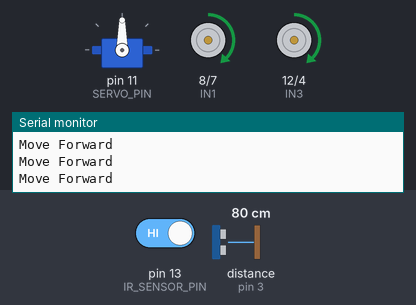
Bench run of a sketch on a simulated Arduino Uno, built with avr-gcc and run on an emulated ATmega328P. Shown: servo, motor-driver pin pairs drawn as motors (green arrow = first pin HIGH = forward, orange = second pin HIGH = backward, longer = more drive, scaled by the enable pin), the last lines printed to the serial monitor. Inputs (shaded band) come from the test bench; at power-on: distance to the obstacle (sensor on pin 3) 80 cm, pin 13 (IR_SENSOR_PIN) HIGH. The echo pulse lasts 58.3 µs per cm.

Above: at 1.2 s.
1.3 s: distance to the obstacle (sensor on pin 3) set to 55 cm
3.0 s: distance to the obstacle (sensor on pin 3) set to 50 cm
At 3.55 s:
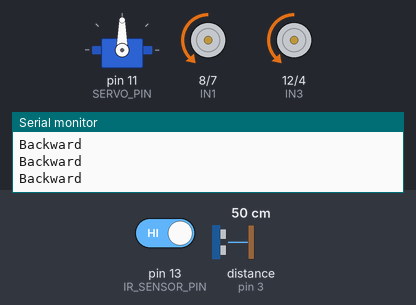
At 4.8 s:
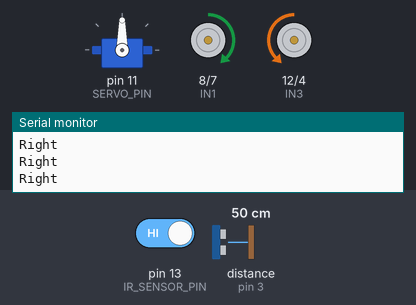
6.0 s: distance to the obstacle (sensor on pin 3) set to 120 cm
At 6.26 s:
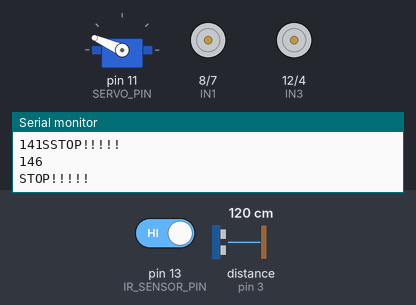
7.8 s: distance to the obstacle (sensor on pin 3) set to 2 cm
At 8.03 s:
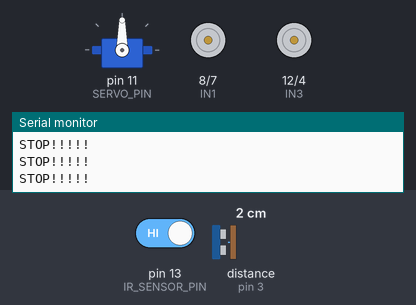
10.8 s: distance to the obstacle (sensor on pin 3) set to 4 cm
13.8 s: distance to the obstacle (sensor on pin 3) set to 60 cm
Timing chart, 0 to 16.7 s (numbered marks = the images above; inputs shaded):
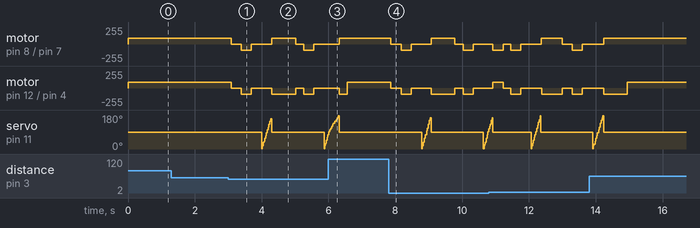

Measured:
- the behaviour switches between 51 and 50 cm on distance to the obstacle (sensor on pin 3) (found by bisection; images 0 and 1)

The sketch:

Rover.ino
```cpp
#include "Utility.hpp"
#include "DCMotor.hpp"


void setup() {
  Serial.begin(9600);

  Utility::createTask();  // Assuming this is properly defined elsewhere
  motor.setupMotors();

}

void loop() {


  switch (Utility::currentDirection)
  {

    case LEFT:
      {motor.turnLeft();
      break;}

    case RIGHT:
      {motor.turnRight();
      break;}

    case BACKWARD:
      {motor.moveBackward();
      break;}

    case STOP:
      {
      motor.moveStop();

      break; }

    case FORWARD:
      {motor.moveForward();
      break;}

    default:
      {motor.moveStop();
      break;}
  }


}
```

DCMotor.cpp
```cpp
#include "DCMotor.hpp"

MotorDriver motor;

void MotorDriver::setupMotors() {
    pinMode(ENA, OUTPUT);
    pinMode(IN1, OUTPUT);
    pinMode(IN2, OUTPUT);
    pinMode(ENB, OUTPUT);
    pinMode(IN3, OUTPUT);
    pinMode(IN4, OUTPUT);
    Serial.println("Motor set up");
    analogWrite(ENA, MOTOR_SPEED);
    analogWrite(ENB, MOTOR_SPEED);
}

void MotorDriver::moveForward() {
    analogWrite(ENA, MOTOR_SPEED);
    analogWrite(ENB, MOTOR_SPEED);
    digitalWrite(IN1, HIGH);
    digitalWrite(IN2, LOW);
    digitalWrite(IN3, HIGH);
    digitalWrite(IN4, LOW);
    Serial.println("Move Forward");
}

void MotorDriver::moveBackward() {
    analogWrite(ENA, MOTOR_SPEED);
    analogWrite(ENB, MOTOR_SPEED);
    digitalWrite(IN1, LOW);
    digitalWrite(IN2, HIGH);
    digitalWrite(IN3, LOW);
    digitalWrite(IN4, HIGH);
    Serial.println("Backward");
}

void MotorDriver::moveStop() {
    digitalWrite(IN1, LOW);
    digitalWrite(IN2, LOW);
    digitalWrite(IN3, LOW);
    digitalWrite(IN4, LOW);
    Serial.println("STOP!!!!!");
}

void MotorDriver::turnRight() {
    analogWrite(ENA, MOTOR_SPEED);
    analogWrite(ENB, MOTOR_SPEED);
    digitalWrite(IN1, HIGH);
    digitalWrite(IN2, LOW);
    digitalWrite(IN3, LOW);
    digitalWrite(IN4, HIGH);
    Serial.println("Right");
    delay(100);
}

void MotorDriver::turnLeft() {
    analogWrite(ENA, MOTOR_SPEED);
    analogWrite(ENB, MOTOR_SPEED);
    digitalWrite(IN1, LOW);
    digitalWrite(IN2, HIGH);
    digitalWrite(IN3, HIGH);
    digitalWrite(IN4, LOW);
    Serial.println("left");
    delay(100);
}
```

DCMotor.hpp
```cpp
#ifndef MOTOR_HPP
#define MOTOR_HPP

#include <Arduino.h>

// Motor A (Left Motor)
#define ENA 6
#define IN1 8
#define IN2 7

// Motor B (Right Motor)
#define ENB 5
#define IN3 12
#define IN4 4

#define MOTOR_SPEED 90

class MotorDriver
{
public:
    void setupMotors();
    void moveForward();
    void moveBackward();
    void moveStop();
    void turnRight();
    void turnLeft();
};

extern MotorDriver motor;

#endif
```

Utility.cpp
```cpp
#include "Utility.hpp"
#include <HCSR04.h>
#include <Servo.h>
#include "DCMotor.hpp"
// #include "Motor.hpp"

static byte triggerPin = 2;
static byte echoPin = 3;
static Servo myservo;

#define IR_SENSOR_PIN 13

SemaphoreHandle_t xSerialSemaphore = NULL;
Direction Utility::currentDirection = UNKNOWN;
int Utility::distanceAtAngle[TOTAL_STEPS] = {0};

UltraSonicDistanceSensor sensor(triggerPin, echoPin);

void Utility::setup() {
    Serial.begin(9600);
    myservo.attach(SERVO_PIN);

    if (xSerialSemaphore == NULL) {
        xSerialSemaphore = xSemaphoreCreateMutex();
        if ((xSerialSemaphore) != NULL)
            xSemaphoreGive(xSerialSemaphore);
    }

    // MotorDriver::setupMotors();
}

void Utility::loop() {
    // This can be empty if task handles logic
}

void Utility::positionInDegree(int positionInDegrees) {
  Serial.println(positionInDegrees);
    myservo.write(positionInDegrees);
    // currentServoAngle = myservo.read();
}

Direction Utility::getDirectionFromAngle(int angle) {
    if (angle > 90)
        return LEFT;
    else if (angle < 90)
        return RIGHT;
    return UNKNOWN;
}

void Utility::createTask() {
    xTaskCreate(
        hcsr04ReadTask,
        "hcsr04ReadTask",
        256,
        NULL,
        1,
        NULL
    );
}

void Utility::hcsr04ReadTask(void* pvParameters)
{
    Utility::setup();
    //  motor.setupMotors();
    for (;;)
    {

         int irValue = digitalRead(IR_SENSOR_PIN);
         Serial.println("IR Value");
         if (irValue == LOW && false)  // Obstacle detected via IR
        {


            // Utility::currentDirection = BACKWARD;
            // // motor.moveStop();
            // vTaskDelay(pdMS_TO_TICKS(300));

            // Utility::currentDirection = STOP;
            // vTaskDelay(pdMS_TO_TICKS(300));

            // int maxDistance = 0;
            // int maxAngle = 0;

            // for (int angle = 1; angle <= 180; angle += SCAN_STEP) {
            //     Utility::positionInDegree(angle);
            //     vTaskDelay(pdMS_TO_TICKS(1));

            //     double distance = sensor.measureDistanceCm();
            //     int index = angle / SCAN_STEP;

            //     Utility::distanceAtAngle[index] = distance;

            //     Direction dir = getDirectionFromAngle(angle);
            //     if (distance > maxDistance && dir != FORWARD) {
            //         maxDistance = distance;
            //         maxAngle = angle;
            //     }
            // }

            // Utility::currentDirection = getDirectionFromAngle(maxAngle);
            // Utility::positionInDegree(90);

            //     if (maxAngle > 90) {
            //       vTaskDelay(pdMS_TO_TICKS(500*((maxAngle-90)/90)));
            //     } else if (maxAngle < 90) {
            //       vTaskDelay(pdMS_TO_TICKS(500*((90-maxAngle)/90)));
            //     }

            // if (xSemaphoreTake(xSerialSemaphore, (TickType_t)5) == pdTRUE) {
            //     Serial.print("IR Triggered | Max Distance: ");
            //     Serial.print(maxDistance);
            //     Serial.print(" cm at angle: ");
            //     Serial.println(maxAngle);
            //     Serial.print("Chosen Direction (excluding FORWARD): ");
            //     Serial.println(
            //         currentDirection == LEFT ? "LEFT" :
            //         currentDirection == RIGHT ? "RIGHT" :
            //         currentDirection == BACKWARD ? "BACKWARD" :
            //         "UNKNOWN"
            //     );
            //     xSemaphoreGive(xSerialSemaphore);
            // }
        } else {

            double distance = sensor.measureDistanceCm();
            int frontDistance = distance;

            if (frontDistance <= MAX_DISTANCE && frontDistance != -1)
            {
                Utility::currentDirection = STOP;
                vTaskDelay(pdMS_TO_TICKS(300));
                Utility::currentDirection = BACKWARD;
                vTaskDelay(pdMS_TO_TICKS(300));
                Utility::currentDirection = STOP;
                vTaskDelay(pdMS_TO_TICKS(300));

                int maxDistance = 0;
                int maxAngle = 0;

                for (int angle = 1; angle <= 180; angle += SCAN_STEP) {
                    Utility::positionInDegree(angle);
                    vTaskDelay(pdMS_TO_TICKS(1));

                    distance = sensor.measureDistanceCm();

                    int index = angle / SCAN_STEP;
                    Utility::distanceAtAngle[index] = distance;

                    if (distance > maxDistance) {
                        maxDistance = distance;
                        maxAngle = angle;

                    }
                }

                Utility::currentDirection = getDirectionFromAngle(maxAngle);
                Utility::positionInDegree(90);
                if (maxAngle > 90) {
                  Serial.println("Angle: ");
                Serial.println(maxAngle);
                Serial.println("MAx Distance: ");
                Serial.println(maxDistance);
                Serial.println("Delay: ");
                Serial.println(500*((float(maxAngle)-90)/90));
                  vTaskDelay(pdMS_TO_TICKS(500*((float(maxAngle)-90)/90)));
                } else if (maxAngle < 90) {
                  Serial.println("Angle: ");
                Serial.println(maxAngle);
                Serial.println("MAx Distance: ");
                Serial.println(maxDistance);
                Serial.println("Delay: ");
                Serial.println(500*((90-float(maxAngle))/90));
                  vTaskDelay(pdMS_TO_TICKS(500*((90-float(maxAngle))/90)));
                }


                if (xSemaphoreTake(xSerialSemaphore, (TickType_t)5) == pdTRUE)
                {
                    Serial.print("frontDistance: ");
                    Serial.print(frontDistance);
                    Serial.print(" | Max Distance: ");
                    Serial.print(maxDistance);
                    Serial.print(" cm at angle: ");
                    Serial.println(maxAngle);
                    Serial.print("Recommended Direction: ");
                    Serial.println(
                        currentDirection == LEFT ? "LEFT" :
                        currentDirection == RIGHT ? "RIGHT" :
                        currentDirection == FORWARD ? "FORWARD" :
                        "UNKNOWN"
                    );
                    xSemaphoreGive(xSerialSemaphore);
                }
            }
              else
              {
                  Utility::currentDirection = FORWARD;
              }

        }


        vTaskDelay(pdMS_TO_TICKS(100));
    }
}
```

Utility.hpp
```cpp
#ifndef UTILITY_HPP
#define UTILITY_HPP

#include <Arduino.h>
#include <Arduino_FreeRTOS.h>
#include <semphr.h>

#define POSITION_IN_ANGLES 180
#define MAX_DISTANCE 50
#define SERVO_PIN 11
#define SCAN_STEP 5
#define TOTAL_STEPS ((POSITION_IN_ANGLES / SCAN_STEP) + 1)

extern SemaphoreHandle_t xSerialSemaphore;

enum Direction {
    FORWARD,
    BACKWARD,
    LEFT,
    RIGHT,
    STOP,
    UNKNOWN
};

class Utility {
public:
    static void setup();
    static void loop();
    static void positionInDegree(int positionInDegrees);
    static void createTask();
    static void hcsr04ReadTask(void* pvParameters);
    static Direction getDirectionFromAngle(int angle);
    static Direction currentDirection;
    static int distanceAtAngle[TOTAL_STEPS];
    static int currentServoAngle;

};

#endif // UTILITY_HPP
```
